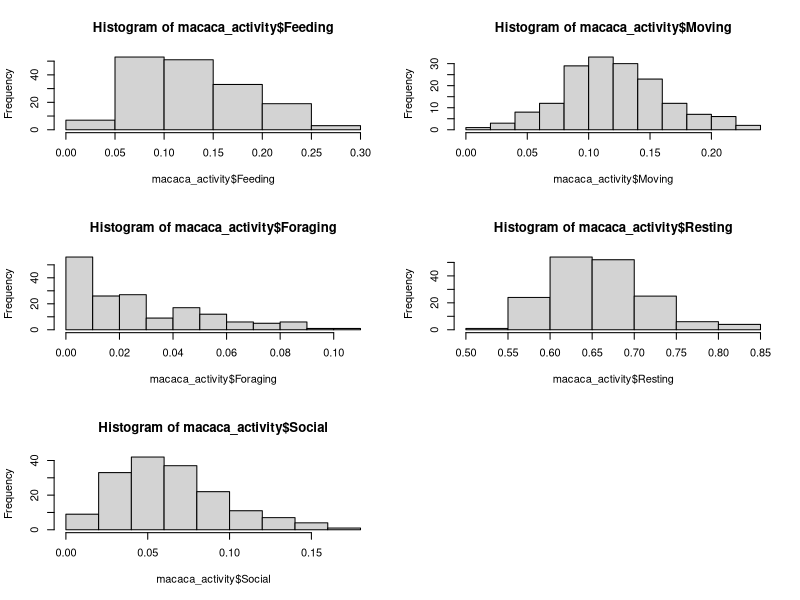
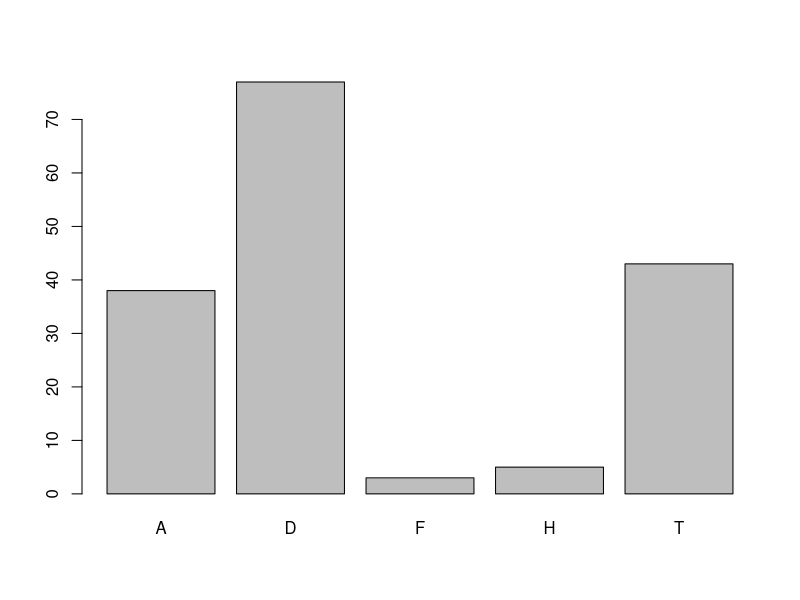
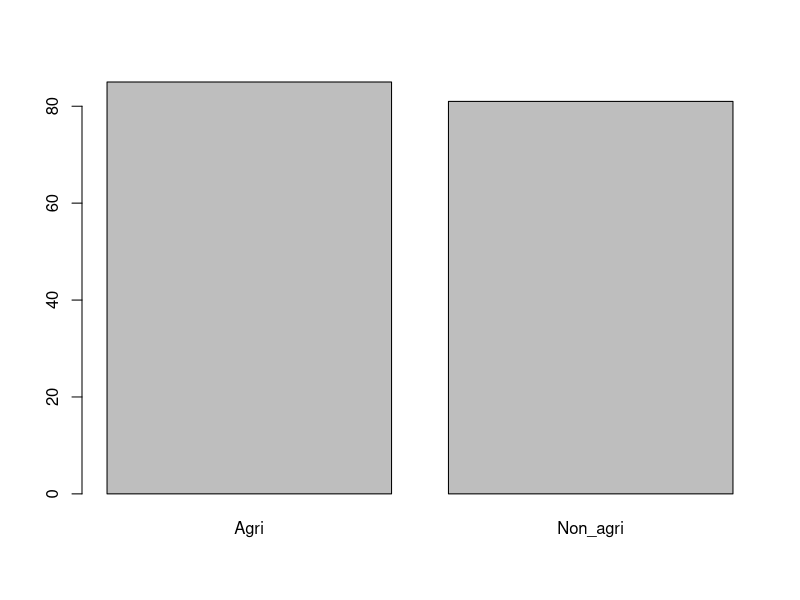
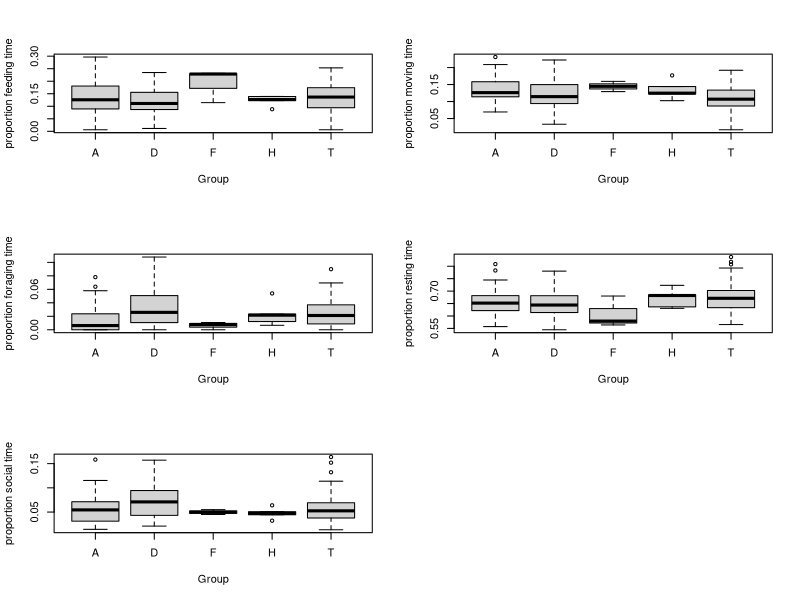
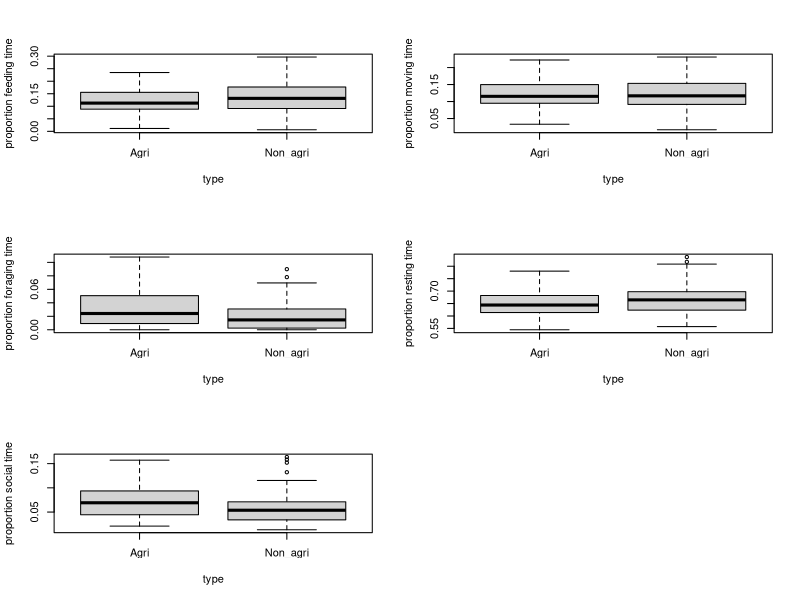

These figures' R source, in order:
setwd("C:/Users/yangc/Documents/Cours/ASA/projet")
install.packages("readxl")
library(readxl)
macaca_activity=read_xlsx("data_Macaca.xlsx",sheet=2)
macaca_food=read_xlsx("data_Macaca.xlsx",sheet=3)
summary(macaca_food)
#Mise en forme du tableau pour que les pourcentages de diets ne soient pas considérés comme
#des chaines de caractère (oui j'aurais pu faire plus simple mais je suis un golem)
macaca_food$Tree_bush_natural=as.numeric(macaca_food$Tree_bush_natural)
macaca_food$Cereal=as.numeric(macaca_food$Cereal)
macaca_food$Herba_incrop=as.numeric(macaca_food$Herba_incrop)
macaca_food$Herba_notincrop=as.numeric(macaca_food$Herba_notincrop)
macaca_food$Mushroom=as.numeric(macaca_food$Mushroom)
macaca_food$Animal=as.numeric(macaca_food$Animal)
macaca_food$Nut_intree=as.numeric(macaca_food$Nut_intree)
macaca_food$Cherry_onground=as.numeric(macaca_food$Cherry_onground)
macaca_food$Other_fruit=as.numeric(macaca_food$Other_fruit)
macaca_food$Cherry_intree=as.numeric(macaca_food$Cherry_intree)
macaca_food$Type_site=as.factor(macaca_food$Type_site)
macaca_food$Group=as.factor(macaca_food$Group)
summary(macaca_food)

#Création d'un vecteur time_serie avec en temps 0 le premier jour de collect de donnée?
#formule t=d+sum(day_per_months[m0:m]
m0=min(macaca_food$Month)
day_per_months=c(31,28,31,30,31,30,31,31,30,31,30,31)
t1=c()
for (i in 1:length(macaca_food$Day)){
  t1=c(t1,macaca_food$Day[i]+sum(day_per_months[m0:macaca_food$Month[i]])-day_per_months[m0])
}
t1
macaca_food$relative_time=t1
#On fait tout pareil pour l'activité
summary(macaca_activity)
macaca_activity$Feeding=as.numeric(macaca_activity$Feeding)
macaca_activity$Moving=as.numeric(macaca_activity$Moving)
macaca_activity$Foraging=as.numeric(macaca_activity$Foraging)
macaca_activity$Resting=as.numeric(macaca_activity$Resting)
macaca_activity$Social=as.numeric(macaca_activity$Social)
macaca_activity$Type_site=as.factor(macaca_activity$Type_site)
macaca_activity$Group=as.factor(macaca_activity$Group)
summary(macaca_activity)
m0=min(macaca_activity$Month)
day_per_months=c(31,28,31,30,31,30,31,31,30,31,30,31)
t1=c()
for (i in 1:length(macaca_activity$Day)){
  t1=c(t1,macaca_activity$Day[i]+sum(day_per_months[m0:macaca_activity$Month[i]])-day_per_months[m0])
}
macaca_activity$relative_time=t1
#Quels questionnements? 
# Si glm - variables réponses éventuelles, hypothèses biologique derrière



# Si multivarié - hypothèse biologique éventuelles?



##### Exploration des données ~ activité :
#Distribution
par(mfrow=c(3,2))
hist(macaca_activity$Feeding)
hist(macaca_activity$Moving)
hist(macaca_activity$Foraging)
hist(macaca_activity$Resting)
hist(macaca_activity$Social)
#Représentation des classes 
par(mfrow=c(1,1))
plot(macaca_activity$Group)
plot(macaca_activity$Type_site)
#Variabilité des réponses celon les groupes

par(mfrow=c(3,2))
boxplot(macaca_activity$Feeding~macaca_activity$Group,label="Feeding",ylab="proportion feeding time",xlab="Group")
boxplot(macaca_activity$Moving~macaca_activity$Group,label="Moving",ylab="proportion moving time",xlab="Group")
boxplot(macaca_activity$Foraging~macaca_activity$Group,label="Foraging",ylab="proportion foraging time",xlab="Group")
boxplot(macaca_activity$Resting~macaca_activity$Group,label="Resting",ylab="proportion resting time",xlab="Group")
boxplot(macaca_activity$Social~macaca_activity$Group,label="Social",ylab="proportion social time",xlab="Group")



#Variabilité des réponses celon les milieux

par(mfrow=c(3,2))
boxplot(macaca_activity$Feeding~macaca_activity$Type_site,label="Feeding",ylab="proportion feeding time",xlab="type")
boxplot(macaca_activity$Moving~macaca_activity$Type_site,label="Moving",ylab="proportion moving time",xlab="type")
boxplot(macaca_activity$Foraging~macaca_activity$Type_site,label="Foraging",ylab="proportion foraging time",xlab="type")
boxplot(macaca_activity$Resting~macaca_activity$Type_site,label="Resting",ylab="proportion resting time",xlab="type")
boxplot(macaca_activity$Social~macaca_activity$Type_site,label="Social",ylab="proportion social time",xlab="type")
